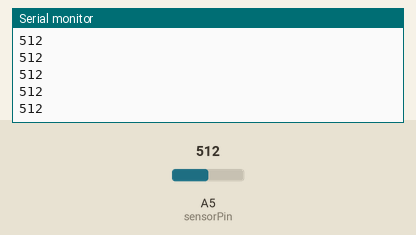
This sketch was run on a simulated Arduino Uno, built with avr-gcc and run on an emulated ATmega328P. Parts: the last lines printed to the serial monitor. The test bench sets the inputs (shaded band); at power-on: A5 (sensorPin) = 512.

Above: at 1.2 s.
1.3 s: A5 (sensorPin) set to 716
At 1.37 s:
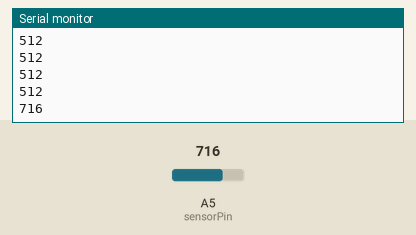
2.8 s: A5 (sensorPin) set to 900
At 2.83 s:
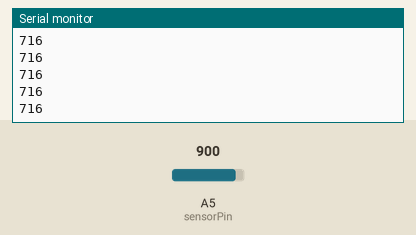
Timing chart, 0 to 5.8 s (numbered marks = the images above; inputs shaded):
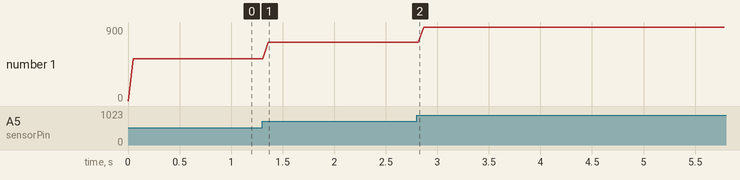

The sketch:

arduino-code.ino
```cpp
 //sensor setup
 int sensorPin = 5; //pin location for sensor setup

 int sensorValBinary = 0;
 int sensorValThreshold = 0;

 //constants
 int sensorVal = 0;

 //variables
 int sensorMax = 1023; //unknown value 1023, go back and revise when values are known
 int sensorMin = 0; //unknown value 0, go back and revise when values are known
void setup() {
  Serial.begin(9600);
   //calibrate the sensor to pick up laser Vals


  sensorVal = map(sensorVal, sensorMin, sensorMax, 0, 850);


}

void loop() {
  Serial.println(sensorVal);
    sensorVal = analogRead(sensorPin);

 if(sensorVal >= sensorValThreshold){
 sensorValBinary = 1;
 }
 else{
 sensorValBinary = 0;
 }
 delay(50);
}
```

Measured:
- after the input at 1.3 s, the serial monitor: prints a new line after 0.06 s (image 1)
- plotted number 1: 512 → 716 after the input at 1.3 s, 716 → 900 after the input at 2.8 s
